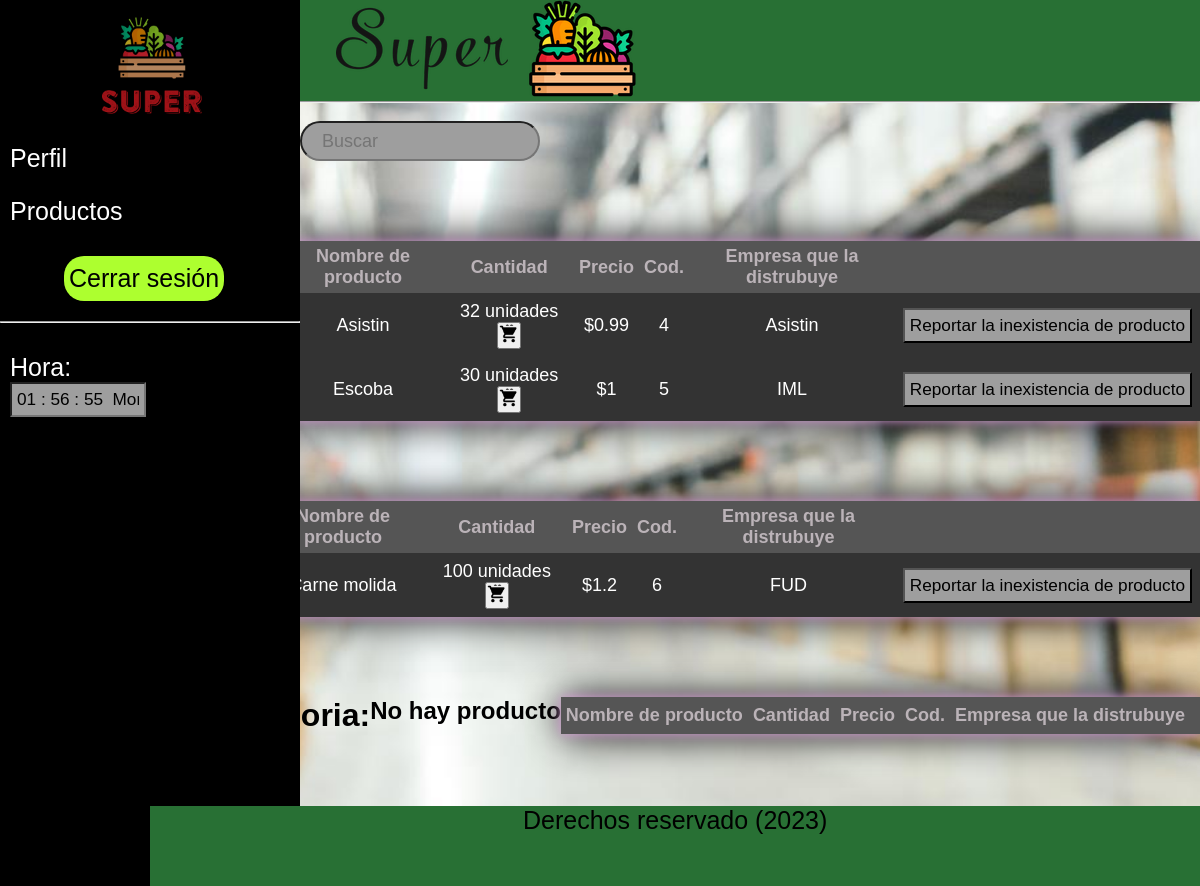
Page /php/ProductosEmple.php on the committed database.
### tables this page shows
CREATE TABLE `categorias` (
  `ID` int(11) NOT NULL,
  `Nombre` varchar(200) NOT NULL
);

CREATE TABLE `productos` (
  `IDproducto` int(11) NOT NULL,
  `Nombre` varchar(200) NOT NULL,
  `Descripcion` varchar(500) NOT NULL,
  `proveedor` varchar(200) NOT NULL,
  `Cantidad` int(200) NOT NULL,
  `Precio` float NOT NULL,
  `IDcategoria` int(11) NOT NULL,
  `visible` tinyint(1) NOT NULL DEFAULT 1
);

### php/ProductosEmple.php (the view, shortened to what this page needs)
<?php
include "conexion.php";
$categoriaResult = mysqli_query($conn, "Select * from categorias");
$misCategorias = [];
while ($categoria = mysqli_fetch_assoc($categoriaResult)) {
    $misCategorias[] = $categoria;
}
?>
<!DOCTYPE html>
<html lang="en">
<head>
    <link rel="stylesheet" href="../css/Menúlateral.css">
    <link rel="stylesheet" href="../css/AdminProductos.css">
    <link rel="stylesheet" href="../css/modalStyle.css">
</head>
<body onload="mueveReloj()" background="../Imagenes/Imagenes-Empleado/fondo.avif">
    <header>
        <img src="../Imagenes/Imagenes-Empleado/holax2.png" alt="">
        <hr>
    </header>
    <section class="container">
        <div class="fondo">
            <img src="../Imagenes/Imagenes-Empleado/hola.png" alt="logo" width="100">
            <br>
            <ul>
                <li> <a href="../php/">Perfil</li></a>
                <li> <a href="../php/ProductosEmple.php">Productos</a></li>
                <br>
                <a href="../php/logout.php"><input id="cerrar" type="button" value="Cerrar sesión" /></a>
                <br>
                <hr>
                <br>
                <li><a href="#">Hora:</a>
                    <form name="form_reloj">
                        <input type="text" name="reloj" size="10" onfocus="window.document.form_reloj.reloj.blur()">
                    </form>
                </li>
        </div>
    </section>
    <br>
    <div class="buscador">
        <input type="text" placeholder="Buscar" required>
    </div>
    <?php foreach ($misCategorias as $cate) {
    ?>
        <div id="cont">
            <h1 class="">Categoria: <?= $cate["Nombre"] ?></h1>
            <table class="" border="0">
                <tr class="first">
                    <th>Nombre de producto</th>
                    <th>Cantidad </th>
                    <th>Precio</th>
                    <th>Cod.</th>
                    <th>Empresa que la distrubuye</th>
                    <th></th>
                </tr>
                <?php $misProductos = [] ?>
                <?php $categoriaID = $cate['ID'] ?>
                <?php $ProductosResult = mysqli_query($conn, "Select * from productos where IDcategoria = $categoriaID"); ?>
                <?php while ($producto = mysqli_fetch_assoc($ProductosResult)) {
                    $misProductos[] = $producto;
                } ?>
                <?php foreach ($misProductos as $producto) {
                ?>
                <tr>
                <td><?=$producto['Nombre'] ?></td>
                <td><?=$producto['Cantidad'] ?> unidades <button><img src="../Imagenes/Imagenes-Empleado/compra.png" width="20px"></button></td>
                <td>$<?=$producto['Precio'] ?> </td>
                <td><?=$producto['IDproducto'] ?></td>
                <td><?=$producto['proveedor']?></td>
                <td><a href="../php/Report empleado.php"><input type="button" value="Reportar la inexistencia de producto"></td>
                </tr>
                <?php } ?>
                <?php if (empty($misProductos)) {
                ?>
                <h2>No hay producto</h2>
                <?php }
                ?>
            </table>
        </div>
    <?php } ?>
    <br>
    <br>
    <br>
    <br>
    <div class="contfoo">
        <footer>
            <p id="footer">Derechos reservado (2023)</p>
        </footer>
    </div>
</body>
</html>

### css/Menúlateral.css (style rules this page uses)
* { margin: 0; padding: 0; box-sizing: border-box; }
.container { position: fixed; height: 100%; bottom: 0px; }
.fondo { width: 300px; height: 100%; background: rgb(0, 0, 0); float: left; }
.fondo img { width: 100px; display: block; margin-top: 15px; margin-left: 6.4rem; opacity: 0.7; }
.fondo ul li { list-style: none; padding: 12px 10px; }
a { text-decoration: none; color: rgb(255, 255, 255); font-size: 25px; }
p { text-decoration: none; color: rgb(255, 255, 255); font-size: 25px; }
p { color: white; }
.buscador { margin-left: 25%; padding: -5px; }
.buscador input { width: 240px; height: 40px; padding: 0 20px; font-size: 18px; color: black; outline: none; border-radius: 30px; }
#cerrar { border: 5px; font-size: 25px; background-color: greenyellow; margin-left: 4rem; margin-bottom: 20px; border-radius: 20px; height: 45px; width: 10rem; }
input { font-size: 17.2px; padding: 5px; background-color: rgb(158, 158, 158); }

### css/AdminProductos.css (style rules this page uses)
* { margin: 0; padding: 0; }
body { background-attachment: fixed; background-color: black; background-size: cover; background-repeat: no-repeat; }
header img { position: relative; left: 21rem; }
header { background-color: #287034; }
#cont { display: flex; justify-content: flex-end; margin-top: 10vh; }
table { justify-content: end; font-size: 18px; border-color: rgb(255, 255, 255); box-shadow: 0 0 10px plum, 0 0 40px; border-spacing: 0ch; text-align: center; font-family: 'Courier New', Courier, monospace; }
th { color: rgb(187, 179, 184); padding: 5px; background-color: rgb(85, 85, 85); }
td { padding: 8px; color: white; background-color: rgb(51, 51, 51); }
#footer { color: black; text-align: center; }
.contfoo { display: flex; justify-content: flex-end; }
footer { width: 65.6rem; position: relative; height: 10vh; background-color: #287034; }

### css/modalStyle.css (style rules this page uses)
* { font-family: Arial, Helvetica, sans-serif; }

### rows in the picture
productos: Nombre "Asistin", Cantidad "32", Precio "0.99", IDproducto "4", proveedor "Asistin"
productos: Nombre "Escoba", Cantidad "30", Precio "1", IDproducto "5", proveedor "IML"
productos: Nombre "Carne molida", Cantidad "100", Precio "1.2", IDproducto "6", proveedor "FUD"
categorias: shows "No hay producto"
